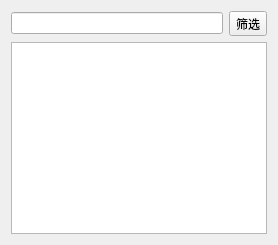
               <widget class="QWidget" name="tab_10">
                <attribute name="title">
                 <string>规格筛选</string>
                </attribute>
                <layout class="QHBoxLayout" name="horizontalLayout_17">
                 <item>
                  <layout class="QVBoxLayout" name="verticalLayout_16">
                   <item>
                    <layout class="QHBoxLayout" name="horizontalLayout_16" stretch="0,0">
                     <item>
                      <widget class="QLineEdit" name="lineEdit_specification"/>
                     </item>
                     <item>
                      <widget class="QToolButton" name="toolButton_filter_sp">
                       <property name="text">
                        <string>筛选</string>
                       </property>
                      </widget>
                     </item>
                    </layout>
                   </item>
                   <item>
                    <widget class="QTreeWidget" name="treeWidget_specification">
                     <property name="headerHidden">
                      <bool>true</bool>
                     </property>
                     <column>
                      <property name="text">
                       <string notr="true">1</string>
                      </property>
                     </column>
                    </widget>
                   </item>
                  </layout>
                 </item>
                </layout>
               </widget>
